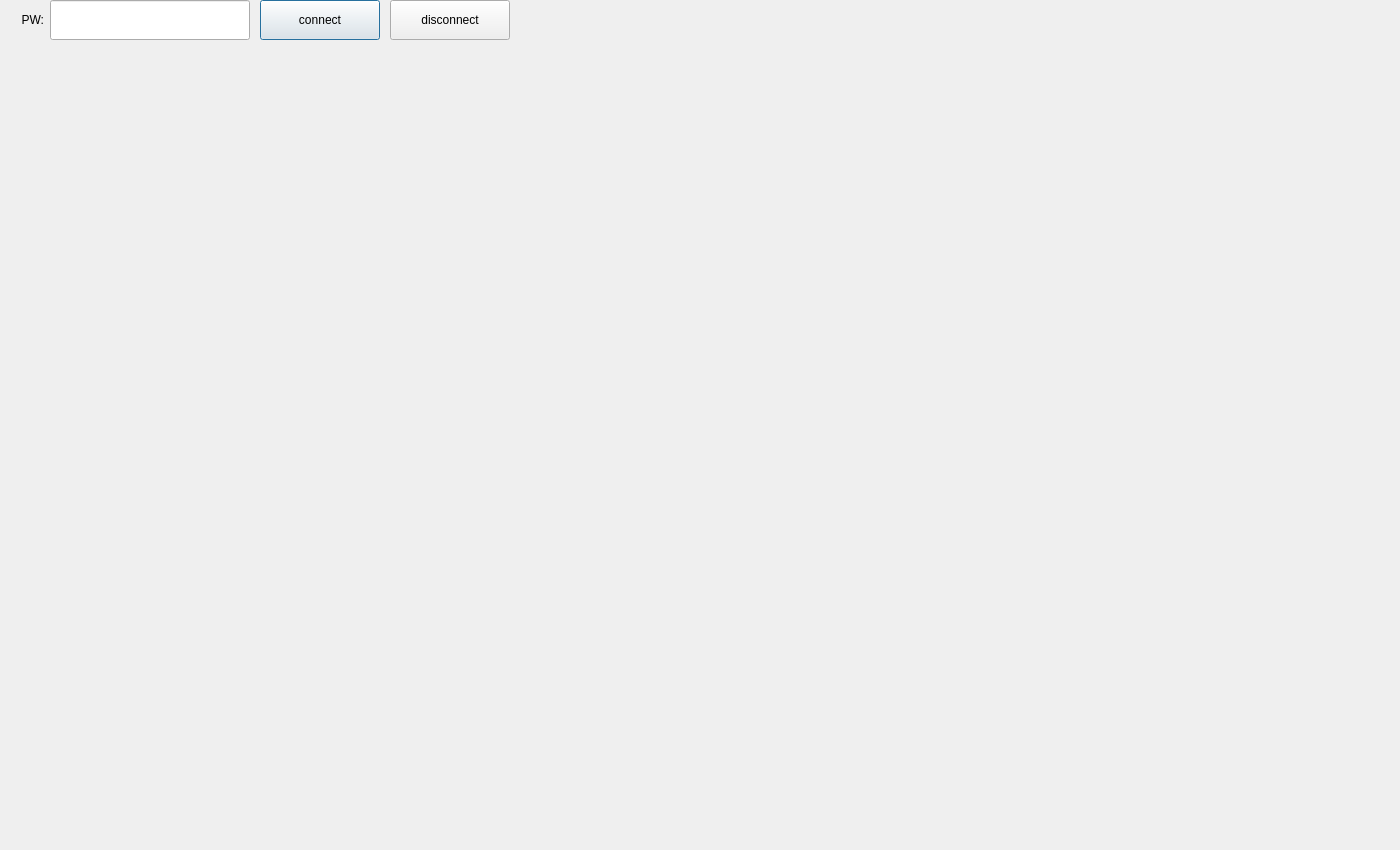
<?xml version="1.0" encoding="UTF-8"?>
<ui version="4.0">
 <class>Dialog</class>
 <widget class="QDialog" name="Dialog">
  <property name="geometry">
   <rect>
    <x>0</x>
    <y>0</y>
    <width>1400</width>
    <height>850</height>
   </rect>
  </property>
  <property name="windowTitle">
   <string>Dialog</string>
  </property>
  <widget class="QLineEdit" name="lineEdit">
   <property name="geometry">
    <rect>
     <x>50</x>
     <y>0</y>
     <width>200</width>
     <height>40</height>
    </rect>
   </property>
   <property name="echoMode">
    <enum>QLineEdit::Password</enum>
   </property>
  </widget>
  <widget class="QLabel" name="label">
   <property name="geometry">
    <rect>
     <x>-10</x>
     <y>0</y>
     <width>54</width>
     <height>40</height>
    </rect>
   </property>
   <property name="text">
    <string>PW:</string>
   </property>
   <property name="alignment">
    <set>Qt::AlignRight|Qt::AlignTrailing|Qt::AlignVCenter</set>
   </property>
  </widget>
  <widget class="QLabel" name="cur_label">
   <property name="geometry">
    <rect>
     <x>530</x>
     <y>0</y>
     <width>120</width>
     <height>40</height>
    </rect>
   </property>
   <property name="text">
    <string/>
   </property>
   <property name="alignment">
    <set>Qt::AlignCenter</set>
   </property>
  </widget>
  <widget class="QPushButton" name="cn_btn">
   <property name="geometry">
    <rect>
     <x>260</x>
     <y>0</y>
     <width>120</width>
     <height>40</height>
    </rect>
   </property>
   <property name="text">
    <string>connect</string>
   </property>
  </widget>
  <widget class="QPushButton" name="logoutbtn">
   <property name="geometry">
    <rect>
     <x>390</x>
     <y>0</y>
     <width>120</width>
     <height>40</height>
    </rect>
   </property>
   <property name="text">
    <string>disconnect</string>
   </property>
  </widget>
  <widget class="QLabel" name="maplabel">
   <property name="geometry">
    <rect>
     <x>0</x>
     <y>60</y>
     <width>1340</width>
     <height>770</height>
    </rect>
   </property>
   <property name="text">
    <string/>
   </property>
   <property name="scaledContents">
    <bool>true</bool>
   </property>
  </widget>
  <widget class="QLabel" name="cur_robot">
   <property name="geometry">
    <rect>
     <x>0</x>
     <y>70</y>
     <width>50</width>
     <height>50</height>
    </rect>
   </property>
   <property name="text">
    <string/>
   </property>
   <property name="scaledContents">
    <bool>true</bool>
   </property>
  </widget>
 </widget>
 <resources/>
 <connections/>
</ui>
